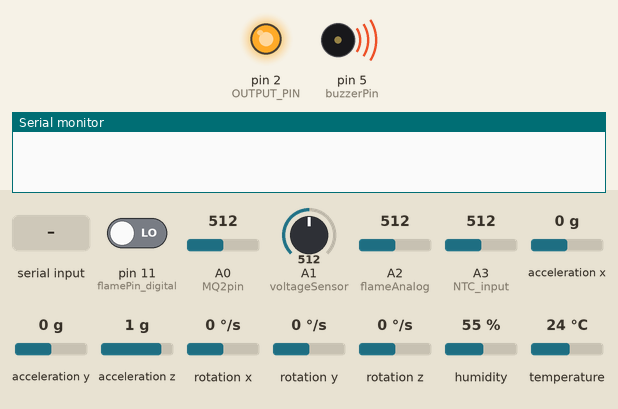
A sketch run on a simulated Arduino Uno, built with avr-gcc and run on an emulated ATmega328P. Parts: output pins drawn as LEDs (lit = HIGH), buzzer (waves = sounding, pin HIGH), the last lines printed to the serial monitor. Inputs (shaded band) come from the test bench; at power-on: A2 (flameAnalog) = 512, A0 (MQ2pin) = 512, pin 11 (flamePin_digital) LOW, A1 (voltageSensor) = 512, A3 (NTC_input) = 512, acceleration x 0 g, acceleration y 0 g, acceleration z 1 g, rotation x 0 °/s, rotation y 0 °/s, rotation z 0 °/s, humidity 55 %, temperature 24 °C.

Above: at 3.1 s.
At 7.2 s:
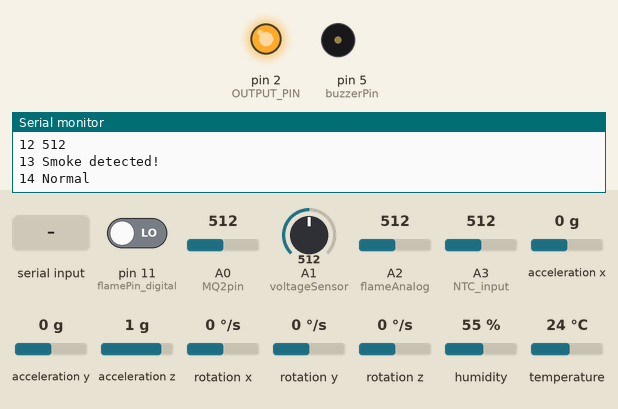
7.3 s: "r\n" received over Serial
At 7.7 s:
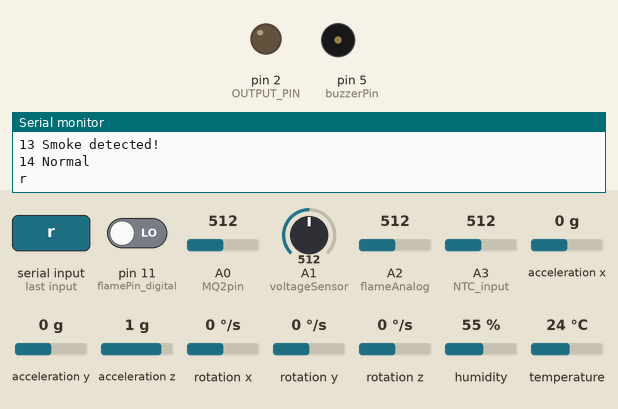
8.8 s: A2 (flameAnalog) set to 716
17.5 s: A0 (MQ2pin) set to 30
27.6 s: "1\n" received over Serial
29.1 s: A2 (flameAnalog) set to 306
Timing chart, 0 to 32.1 s (numbered marks = the images above; inputs shaded):
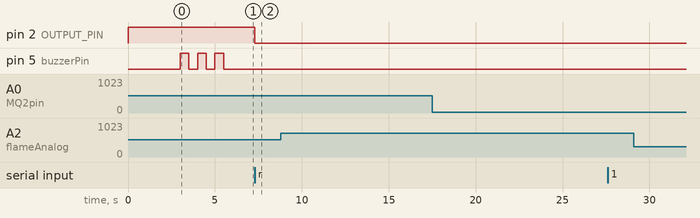

Measured:
- after the input at 7.3 s, pin 2 (OUTPUT_PIN): HIGH → LOW at once

The sketch:

projefinal_v3.ino
```cpp
//mq sensörünü Analog için A0 pinine bağla (dijital için 13 pinide bağla)
//Dht11 için dijital  7 pinine bağla
//buzzer için dijital 12 pinine bağla
//flame sesörünün Dijitl için 11 pinine bağla (analog için A2 pinine bağla)
//MPU6050 sensörünün INT bacağı ardunio nun dijital 3 pinine bağlanmalı
//buzzer dijital  pin12 ye bağlanır.
//yukarıda parantez içinde olan kısımlar şuan deaktif (kapalı) buyuzden normal yazan şeklinde bağlama işlemini yapın.
// ntc a2 pinine bağlanır
// voltaj sensörü a1 pinine bağlanır
#include <Adafruit_Sensor.h>

#include <DHT.h>

#include <DHT_U.h>

#include <MPU6050_tockn.h>

#include <Wire.h>

#include <math.h>

#include <stdarg.h>

#define NTC_input A3
#define voltageSensor A1
#define MQ2pin A0
#define MQ2pin_digital 13
#define DHTPIN 7
#define DHTTYPE DHT11
#define buzzerPin 5
#define flamePin_digital 11
#define SERIAL_PRINTF_MAX_BUFF 256

void serialPrintf(const char * fmt, ...);
void serialPrintlnf(const char * fmt, ...);

float A = 1.009249522e-03, B = 2.378405444e-04, C = 2.019202697e-07; // Stein-Hart denkleminde bulunan sabit değerleri tanımladık.
float voltInput = 0.0;
float voltValue = 0.0;
const int OUTPUT_PIN = 2;
int NTC_deger; //NTC değerini integer cinsinden tanımladık.
float Vout; // Vout değişkeni
float NTC_direnc, NTC_direnc_ln, Sicaklik; // Stein-Hart denkleminde kullanılacak olan değişkenler

MPU6050 mpu6050(Wire);
DHT dht(DHTPIN, DHTTYPE);
int flameSensorReading;
const int flameSensorMin = 0,
  flameSensorMax = 1024;
enum ids {

//0
  angleX,
//1
  angleY,
//2
  angleZ,
//3
  flameDigitalVar,
//4
  flameAnalogVar,
//5
  voltageAnalogINT,
//6
  ntcAnalogINT,
//7
  DHTDigitalHum,
//8
  DHTDigitalTemp,
//9
  dhdtError,
//10
  mqDigitalInt,
//11
  mqDigitalVar,
//12
  mqAnalogInt,
//13
  mqAnalogVar,
//14
  carWarning
};

unsigned long eskiZaman = 0;
unsigned long yeniZaman;

const int esikDegerMQ = 170;
float sensorValueAnalog;
int sensorValueDigital;

void setup() {
  pinMode(buzzerPin, OUTPUT);
  pinMode(MQ2pin_digital, INPUT);
  pinMode(voltageSensor,INPUT);
  digitalWrite(OUTPUT_PIN, HIGH);
  pinMode(OUTPUT_PIN, OUTPUT);
  Serial.begin(9600);
  dht.begin();
  Wire.begin();
  mpu6050.begin();
  mpu6050.calcGyroOffsets(false);
  buzzerdoubleBang();
}

void serialPrintf(const char * fmt, ...) {
  /* Buffer for storing the formatted data */
  char buff[SERIAL_PRINTF_MAX_BUFF];
  /* pointer to the variable arguments list */
  va_list pargs;
  /* Initialise pargs to point to the first optional argument */
  va_start(pargs, fmt);
  /* create the formatted data and store in buff */
  vsnprintf(buff, SERIAL_PRINTF_MAX_BUFF, fmt, pargs);
  va_end(pargs);
  Serial.print(buff);
}
void serialPrintlnf(const char * fmt, ...) {
  /* Buffer for storing the formatted data */
  char buff[SERIAL_PRINTF_MAX_BUFF];
  /* pointer to the variable arguments list */
  va_list pargs;
  /* Initialise pargs to point to the first optional argument */
  va_start(pargs, fmt);
  /* create the formatted data and store in buff */
  vsnprintf(buff, SERIAL_PRINTF_MAX_BUFF, fmt, pargs);
  va_end(pargs);
  Serial.println(buff);
}

void mpuDigital() {
  serialPrintf("%d ", angleX);
  Serial.println(mpu6050.getAngleX());
  serialPrintf("%d ", angleY);
  Serial.println(mpu6050.getAngleY());
  serialPrintf("%d ", angleZ);
  Serial.println(mpu6050.getAngleZ());
}
void flameDigital() {
  if (flameSensorReading == HIGH) {
    serialPrintlnf("%d No Fire", flameDigitalVar);
  } else {
    serialPrintlnf("%d **Fire**", flameDigitalVar);
  }
}
void flameAnalog() {
  // read the sensor on analog A2:
  int flameSensorReading = analogRead(A2);
  // map the sensor range (four options):
  // ex: 'long int map(long int, long int, long int, long int, long int)'
  int range = map(flameSensorReading, flameSensorMin, flameSensorMax, 0, 3);

  // range value:
  switch (range) {
  case 0: // A fire closer than 1.5 feet away.
    serialPrintlnf("%d Close Fire", flameAnalogVar);
    break;
  case 1: // A fire between 1-3 feet away.
    serialPrintlnf("%d Distant Fire", flameAnalogVar);
    break;
  case 2: // No fire detected.
    serialPrintlnf("%d No Fire", flameAnalogVar);
    break;
  default:
    break;
  }
}


void dhtDigital(float h, float t, float f) {
  if (isnan(h) || isnan(t) || isnan(f)) {
    serialPrintlnf("%d Failed to read from DHT sensor!",dhdtError);
    return;
  }
  serialPrintf("%d ", DHTDigitalHum);
  Serial.println(h);
  serialPrintf("%d ", DHTDigitalTemp);
  Serial.println(t);
}
void mqAnalog(int sensorValueAnalog) {
  serialPrintf("%d ", mqAnalogInt);
  Serial.println(sensorValueAnalog);

  if (sensorValueAnalog > esikDegerMQ) {
    serialPrintlnf("%d Smoke detected!", mqAnalogVar);
  } else {
    serialPrintlnf("%d No gas detected!", mqAnalogVar);
  }
}
void mqDigital(int sensorValueDigital) {

  serialPrintf("%d ", mqDigitalInt);
  Serial.println(sensorValueDigital);
  if (sensorValueDigital == HIGH) {

    serialPrintlnf("%d Smoke detected!", mqDigitalVar);
  } else {
    serialPrintlnf("%d No gas detected!", mqDigitalVar);
  }
}
void tersKontrol() {
  int x = mpu6050.getAngleX();
  int y = mpu6050.getAngleY();
  int alt = 155;
  int ust = -155;

  if (x >= alt || x <= ust) {
    if (y >= alt || y <= ust) {
      serialPrintlnf("%d Araç ters döndü!",carWarning);
      buzzerdoubleBang();
    }else{
      serialPrintlnf("%d Normal",carWarning);
    }
  }else{
      serialPrintlnf("%d Normal",carWarning);
    }
}
void buzzerdoubleBang() {
  for (int i = 0; i <= 2; i++) {
    digitalWrite(buzzerPin, HIGH);
    delay(500);
    digitalWrite(buzzerPin, LOW);
    delay(500);
  }
}
void ntcAnalog(){
 Vout = ( (NTC_deger * 5.0) / 1023.0 ); //Vout hesabı (Voltaj Bölücü Formülü)
 NTC_direnc = ( ( 5 * ( 10.0 / Vout ) ) - 10 ); //KiloOhm Cinsinden direnc değerinin hesabı
 NTC_direnc = NTC_direnc * 1000 ; // Ohm cinsinden direnç değeri
 NTC_direnc_ln = log(NTC_direnc);
 Sicaklik = ( 1 / ( A + ( B * NTC_direnc_ln ) + ( C * NTC_direnc_ln * NTC_direnc_ln * NTC_direnc_ln ) ) ); //Sıcaklık değeri hesabı
 Sicaklik = Sicaklik - 273.15; //Sicaklik değerinin Celcius'a çevirimi
   serialPrintf("%d ", ntcAnalogINT);
  Serial.println(Sicaklik);
 }

void voltageAnalog(float voltInput){
  voltValue = ((voltInput/190)*4);
  serialPrintf("%d ", voltageAnalogINT);
  Serial.println(voltValue);
}

void loop() {
  mpu6050.update();
  flameSensorReading = digitalRead(flamePin_digital);
  float h = dht.readHumidity();
  float t = dht.readTemperature();
  float f = dht.readTemperature(false);
  sensorValueAnalog = analogRead(MQ2pin);
  //sensorValueDigital = digitalRead(MQ2pin_digital);
  voltInput = analogRead(voltageSensor);
  yeniZaman = millis();
  NTC_deger = analogRead(NTC_input);

  if (yeniZaman - eskiZaman > 5000) {
    mpuDigital();
    flameDigital();
    flameAnalog();
    voltageAnalog(voltInput);
    ntcAnalog();
    dhtDigital(h, t, f);
    mqAnalog(sensorValueAnalog);
    //mqDigital(sensorValueDigital);
    tersKontrol();
    eskiZaman = yeniZaman;
  }

  if (Serial.available() > 0) {
    String data = Serial.readStringUntil('\n');
    Serial.println(data);
    if(data == "r") digitalWrite(OUTPUT_PIN, LOW);
  }
}
```
